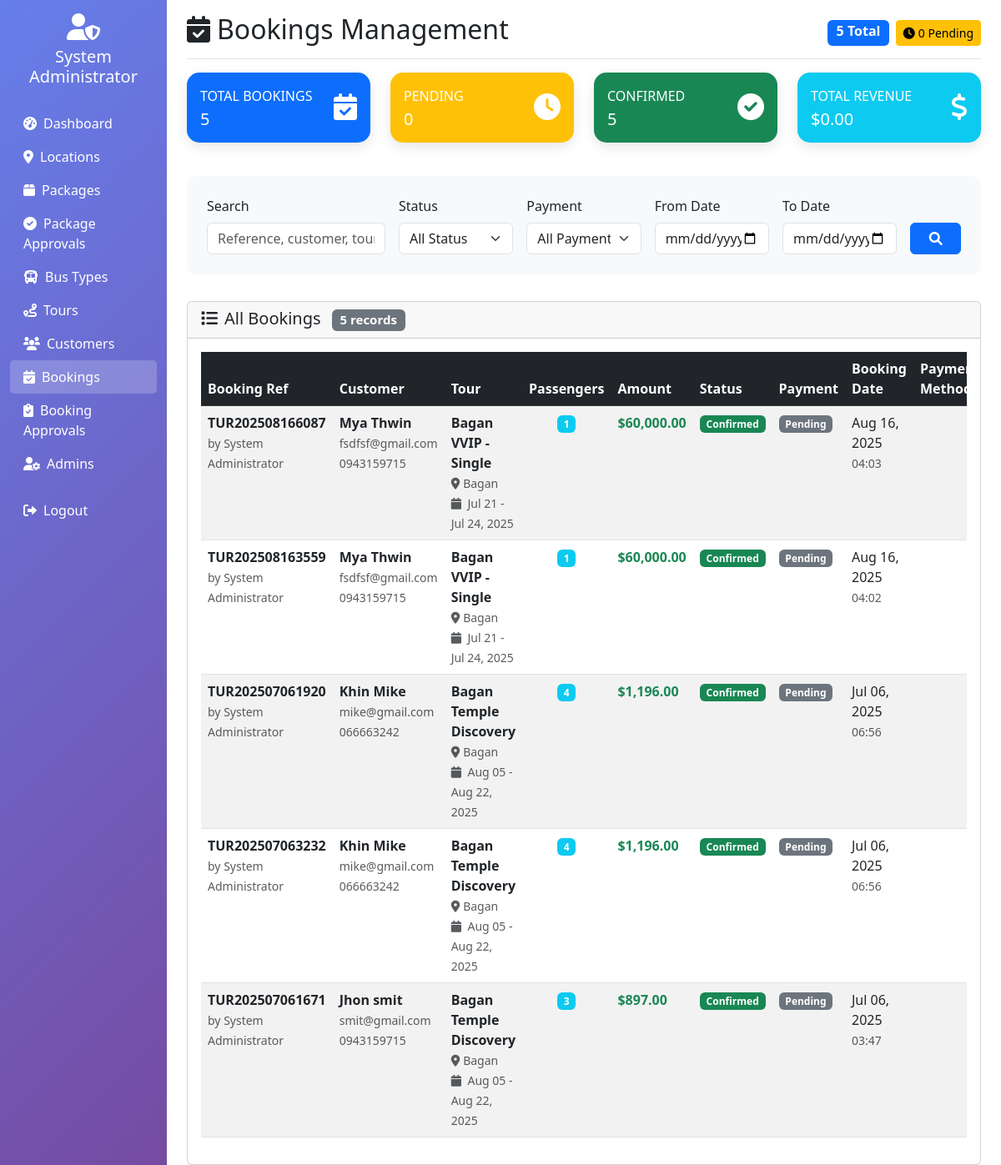
Screenshot of /admin/booking.php (signed in) with the database file from the repository.
### tables this page shows
CREATE TABLE `bookings` (
  `id` int NOT NULL,
  `booking_reference` varchar(20) NOT NULL,
  `customer_id` int DEFAULT NULL,
  `tour_id` int DEFAULT NULL,
  `number_of_passengers` int DEFAULT '1',
  `total_amount` decimal(10,2) DEFAULT NULL,
  `payment_image` varchar(255) DEFAULT NULL,
  `payment_method` varchar(255) DEFAULT NULL,
  `booking_status` enum('Pending','Confirmed','Cancelled') DEFAULT 'Pending',
  `payment_status` enum('Pending','Paid','Refunded') DEFAULT 'Pending',
  `admin_notes` text,
  `processed_by` int DEFAULT NULL,
  `processed_at` timestamp NULL DEFAULT NULL,
  `booking_date` timestamp NOT NULL DEFAULT CURRENT_TIMESTAMP
);

CREATE TABLE `customers` (
  `id` int NOT NULL,
  `full_name` varchar(100) NOT NULL,
  `email` varchar(100) NOT NULL,
  `password` varchar(255) DEFAULT NULL,
  `email_verified` tinyint(1) DEFAULT '0',
  `verification_token` varchar(255) DEFAULT NULL,
  `phone` varchar(20) DEFAULT NULL,
  `address` text,
  `created_at` timestamp NOT NULL DEFAULT CURRENT_TIMESTAMP
);

CREATE TABLE `tours` (
  `id` int NOT NULL,
  `tour_name` varchar(100) NOT NULL,
  `package_id` int DEFAULT NULL,
  `bus_type_id` int DEFAULT NULL,
  `departure_date` date DEFAULT NULL,
  `return_date` date DEFAULT NULL,
  `available_seats` int DEFAULT NULL,
  `status` enum('Active','Completed','Cancelled') DEFAULT 'Active',
  `created_at` timestamp NOT NULL DEFAULT CURRENT_TIMESTAMP
);

CREATE TABLE `locations` (
  `id` int NOT NULL,
  `name` varchar(100) NOT NULL,
  `description` text,
  `image_url` varchar(255) DEFAULT NULL,
  `created_at` timestamp NOT NULL DEFAULT CURRENT_TIMESTAMP
);

### admin/booking.php (the view, shortened to what the rows shown need)
<?php
include_once 'auth.php';
try {
    $database = new Database();
    $db = $database->getConnection();
} catch (Exception $e) {
    die("Database Error: " . $e->getMessage());
}
$page = isset($_GET['page']) ? max(1, (int)$_GET['page']) : 1;
$records_per_page = 15;
$offset = ($page - 1) * $records_per_page;
$where_conditions = ['1=1'];
$params = [];
$where_clause = implode(' AND ', $where_conditions);
try {
    $query = "SELECT b.*, c.full_name, c.email, c.phone,
                     t.tour_name, t.departure_date, t.return_date,
                     p.package_name, p.package_type, l.name as location_name,
                     a.full_name as processed_by_name
              FROM bookings b
              LEFT JOIN customers c ON b.customer_id = c.id
              LEFT JOIN tours t ON b.tour_id = t.id
              LEFT JOIN packages p ON t.package_id = p.id
              LEFT JOIN locations l ON p.location_id = l.id
              LEFT JOIN admins a ON b.processed_by = a.id
              WHERE $where_clause
              ORDER BY b.booking_date DESC
              LIMIT $records_per_page OFFSET $offset";
    $stmt = $db->prepare($query);
    $stmt->execute($params);
} catch (Exception $e) {
    $error_message = '<div class="alert alert-danger">Error loading booking data: ' . htmlspecialchars($e->getMessage()) . '</div>';
    error_log("Booking Query Error: " . $e->getMessage());
    $total_records = 0;
    $total_pages = 0;
    $stats = [
        'total_bookings' => 0,
        'pending_bookings' => 0,
        'confirmed_bookings' => 0,
        'cancelled_bookings' => 0,
        'total_revenue' => 0,
        'pending_revenue' => 0
    ];
}
?>
<!DOCTYPE html>
<html lang="en">
<head>
    <link href="https://cdn.jsdelivr.net/npm/bootstrap@5.3.0/dist/css/bootstrap.min.css" rel="stylesheet">
    <link href="https://cdnjs.cloudflare.com/ajax/libs/font-awesome/6.0.0/css/all.min.css" rel="stylesheet">
</head>
<body>
    <div class="container-fluid">
        <div class="row">
            <main class="col-md-9 ms-sm-auto col-lg-10 px-md-4">
                <div class="d-flex justify-content-between flex-wrap flex-md-nowrap align-items-center pt-3 pb-2 mb-3 border-bottom">
                    <h1 class="h2">
                        <i class="fas fa-calendar-check me-2"></i>Bookings Management
                    </h1>
                </div>
                <div class="card">
                    <div class="card-body">
                        <?php if (isset($stmt) && $stmt->rowCount() > 0) { ?>
                            <div class="table-responsive">
                                <table class="table table-striped table-hover">
                                    <thead class="table-dark">
                                        <tr>
                                            <th>Booking Ref</th>
                                            <th>Customer</th>
                                            <th>Tour</th>
                                            <th>Passengers</th>
                                            <th>Amount</th>
                                            <th>Status</th>
                                            <th>Payment</th>
                                            <th>Booking Date</th>
                                            <th>Payment Method</th>
                                        </tr>
                                    </thead>
                                    <tbody>
                                        <?php while ($booking = $stmt->fetch(PDO::FETCH_ASSOC)) { ?>
                                            <tr class="booking-row">
                                                <td>
                                                    <strong><?php echo htmlspecialchars($booking['booking_reference']); ?></strong>
                                                    <?php if (!empty($booking['processed_by_name'])) { ?>
                                                        <br><small class="text-muted">by <?php echo htmlspecialchars($booking['processed_by_name']); ?></small>
                                                    <?php } ?>
                                                </td>
                                                <td>
                                                    <strong><?php echo htmlspecialchars($booking['full_name']); ?></strong>
                                                    <br>
                                                    <small class="text-muted"><?php echo htmlspecialchars($booking['email']); ?></small>
                                                    <br>
                                                    <small class="text-muted"><?php echo htmlspecialchars($booking['phone']); ?></small>
                                                </td>
                                                <td>
                                                    <strong><?php echo htmlspecialchars($booking['tour_name']); ?></strong>
                                                    <br>
                                                    <small class="text-muted">
                                                        <i class="fas fa-map-marker-alt me-1"></i><?php echo htmlspecialchars($booking['location_name']); ?>
                                                    </small>
                                                    <?php if (!empty($booking['departure_date'])) { ?>
                                                        <br>
                                                        <small class="text-muted">
                                                            <i class="fas fa-calendar me-1"></i>
                                                            <?php echo date('M d', strtotime($booking['departure_date'])); ?> -
                                                            <?php echo date('M d, Y', strtotime($booking['return_date'])); ?>
                                                        </small>
                                                    <?php } ?>
                                                </td>
                                                <td class="text-center">
                                                    <span class="badge bg-info"><?php echo $booking['number_of_passengers']; ?></span>
                                                </td>
                                                <td class="text-success fw-bold">
                                                    $<?php echo number_format($booking['total_amount'], 2); ?>
                                                </td>
                                                <td>
                                                    <span class="badge bg-<?php
                                                                            echo $booking['booking_status'] == 'Confirmed' ? 'success' : ($booking['booking_status'] == 'Pending' ? 'warning' : 'danger');
                                                                            ?>">
                                                        <?php echo htmlspecialchars($booking['booking_status']); ?>
                                                    </span>
                                                </td>
                                                <td>
                                                    <span class="badge bg-<?php
                                                                            echo $booking['payment_status'] == 'Paid' ? 'success' : ($booking['payment_status'] == 'Pending' ? 'secondary' : 'info');
                                                                            ?>">
                                                        <?php echo htmlspecialchars($booking['payment_status']); ?>
                                                    </span>
                                                </td>
                                                <td>
                                                    <?php echo date('M d, Y', strtotime($booking['booking_date'])); ?>
                                                    <br>
                                                    <small class="text-muted"><?php echo date('H:i', strtotime($booking['booking_date'])); ?></small>
                                                </td>
                                                <td> <?php echo htmlspecialchars($booking['payment_method']); ?></td>
                                            </tr>
                                        <?php } ?>
                                    </tbody>
                                </table>
                            </div>
                        <?php } ?>
                    </div>
                </div>
            </main>
        </div>
    </div>
</body>
</html>

### rows the page displays
bookings: booking_reference "TUR202508166087", processed_by.full_name "System Administrator", customer.full_name "Mya Thwin", customer.email "fsdfsf@gmail.com", customer.phone "0943159715", tour.tour_name "Bagan VVIP - Single", locations.name "Bagan", tour.departure_date "Jul 21", tour.return_date "Jul 24, 2025", number_of_passengers "1", total_amount "60,000.00", booking_status "Confirmed", payment_status "Pending", booking_date "Aug 16, 2025", booking_date "04:03"
bookings: booking_reference "TUR202508163559", processed_by.full_name "System Administrator", customer.full_name "Mya Thwin", customer.email "fsdfsf@gmail.com", customer.phone "0943159715", tour.tour_name "Bagan VVIP - Single", locations.name "Bagan", tour.departure_date "Jul 21", tour.return_date "Jul 24, 2025", number_of_passengers "1", total_amount "60,000.00", booking_status "Confirmed", payment_status "Pending", booking_date "Aug 16, 2025", booking_date "04:02"
bookings: booking_reference "TUR202507061920", processed_by.full_name "System Administrator", customer.full_name "Khin Mike", customer.email "mike@gmail.com", customer.phone "066663242", tour.tour_name "Bagan Temple Discovery", locations.name "Bagan", tour.departure_date "Aug 05", tour.return_date "Aug 22, 2025", number_of_passengers "4", total_amount "1,196.00", booking_status "Confirmed", payment_status "Pending", booking_date "Jul 06, 2025", booking_date "06:56"
bookings: booking_reference "TUR202507063232", processed_by.full_name "System Administrator", customer.full_name "Khin Mike", customer.email "mike@gmail.com", customer.phone "066663242", tour.tour_name "Bagan Temple Discovery", locations.name "Bagan", tour.departure_date "Aug 05", tour.return_date "Aug 22, 2025", number_of_passengers "4", total_amount "1,196.00", booking_status "Confirmed", payment_status "Pending", booking_date "Jul 06, 2025", booking_date "06:56"
bookings: booking_reference "TUR202507061671", processed_by.full_name "System Administrator", customer.full_name "Jhon smit", customer.email "smit@gmail.com", customer.phone "0943159715", tour.tour_name "Bagan Temple Discovery", locations.name "Bagan", tour.departure_date "Aug 05", tour.return_date "Aug 22, 2025", number_of_passengers "3", total_amount "897.00", booking_status "Confirmed", payment_status "Pending", booking_date "Jul 06, 2025", booking_date "03:47"

### other values shown
$_SESSION['admin_name'] "System Administrator"
$total_records "5"
$stats['pending_bookings'] "0"
$stats['total_bookings'] "5"
$stats['confirmed_bookings'] "5"
$stats['total_revenue'] "0.00"
